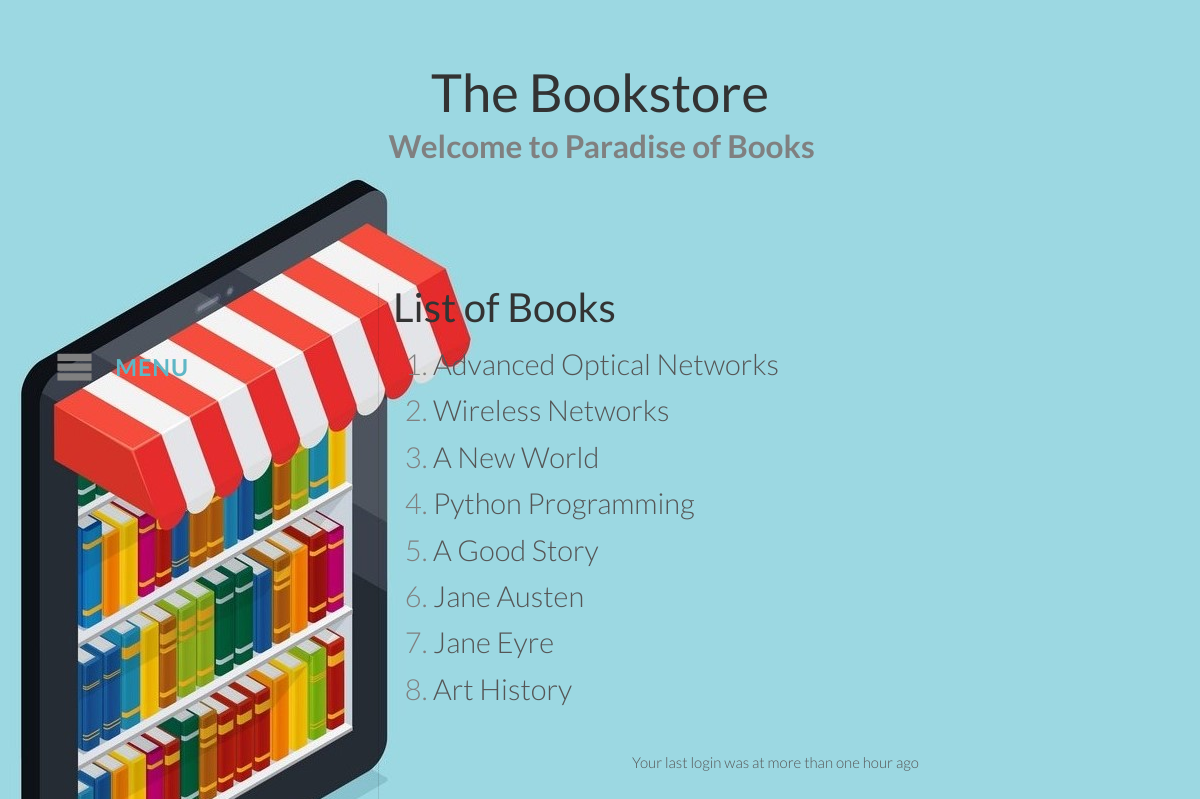
The app's page /MyAppIADS/ with its own data.
### MyAppIADS/models.py (models this page shows, shortened)
class Book(models.Model):
    CATEGORY_CHOICES = [
        ('S', 'Scinece&Tech'),
        ('F', 'Fiction'),
        ('B', 'Biography'),
        ('T', 'Travel'),
        ('O', 'Other')
    ]
    title = models.CharField(max_length=200)
    category = models.CharField(max_length=1, choices=CATEGORY_CHOICES, default='S')
    num_pages = models.PositiveIntegerField(default=100)
    price = models.DecimalField(max_digits=10, decimal_places=2,
                                validators=[MaxValueValidator(1000), MinValueValidator(0)])
    publisher = models.ForeignKey(Publisher, related_name='books', on_delete=models.CASCADE)
    description = models.TextField(blank=True)
    num_reviews = models.PositiveIntegerField(default=0)

### MyAppIADS/views.py (the view)
# urls.py: path(r'', IndexView.as_view(), name='index'),
class IndexView(View):
    def get(self, request):
                if 'last_login' in request.session:
                    last_log = request.session.get('last_login')
                else:
                    last_log = "more than one hour ago"
                booklist = Book.objects.all().order_by('pk')[:10]
                return render(request, 'MyApp/index0.html', {'booklist': booklist, 'last_login': last_log})

### MyAppIADS/templates/MyApp/index0.html (shortened to what this page needs)
{% extends 'myapp/base0.html' %}
{% block body_block %}
    {% if booklist %}
        <h2>List of Books</h2>
        <ol style="font-size: 29px; color: gray">
            {% for book  in booklist %}
                <li> <a style="color: #555555" href="{% url 'MyAppIADS:detail' book_id=book.id %}">{{book.title}}</a> </li>
            {% endfor %}
        </ol>
    {% else %}
        <strong>There are no available books!</strong>
    {% endif %}
    {% if last_login %}
    <p style="color: #555555;" >Your last login was at {{ last_login }}</p>
    {% else %}
    <p style="color: #555555" >Your last login was more than a hour ago</p>
    {% endif %}
{% endblock %}

### MyAppIADS/static/MyApp/default.css (style rules this page uses)
body, html { font-size: 20px; padding: 0; margin: 0; }
*, *:after, *:before { -webkit-box-sizing: border-box; -moz-box-sizing: border-box; box-sizing: border-box; }
body { font-family: 'Lato', Calibri, Arial, sans-serif; color: #333333; background-color: #9cd8e2; font-weight: 300; background-position: left; background-image: url("../14495942.jpg") ; background-repeat: no-repeat; }
a { color: #f0f0f0; text-decoration: none; }
.main p { font-size: 15px; padding: 0 1em; margin: 0; line-height: 4; float: right; width: 70%; }

### records on screen
Book: title "Advanced Optical Networks"
Book: title "Wireless Networks"
Book: title "A New World"
Book: title "Python Programming"
Book: title "A Good Story"
Book: title "Jane Austen"
Book: title "Jane Eyre"
Book: title "Art History"

### other values on screen
{{ last_login }} "more than one hour ago"
